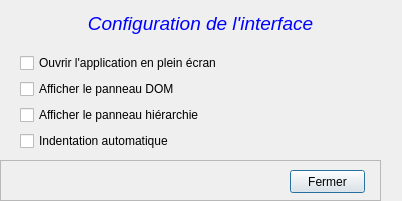
<?xml version="1.0" encoding="UTF-8"?>
<ui version="4.0">
 <class>configurationGenerale</class>
 <widget class="QDialog" name="configurationGenerale">
  <property name="geometry">
   <rect>
    <x>0</x>
    <y>0</y>
    <width>402</width>
    <height>201</height>
   </rect>
  </property>
  <property name="windowTitle">
   <string>Dialog</string>
  </property>
  <widget class="QWidget" name="verticalLayoutWidget">
   <property name="geometry">
    <rect>
     <x>0</x>
     <y>0</y>
     <width>401</width>
     <height>151</height>
    </rect>
   </property>
   <layout class="QVBoxLayout" name="verticalLayout">
    <item>
     <widget class="QLabel" name="label">
      <property name="text">
       <string>&lt;html&gt;&lt;head/&gt;&lt;body&gt;&lt;p&gt;&lt;span style=&quot; font-size:14pt; font-style:italic; color:#0000ff;&quot;&gt;Configuration de l'interface&lt;/span&gt;&lt;/p&gt;&lt;/body&gt;&lt;/html&gt;</string>
      </property>
      <property name="alignment">
       <set>Qt::AlignCenter</set>
      </property>
     </widget>
    </item>
    <item>
     <layout class="QHBoxLayout" name="horizontalLayout_2">
      <item>
       <spacer name="horizontalSpacer">
        <property name="orientation">
         <enum>Qt::Horizontal</enum>
        </property>
        <property name="sizeType">
         <enum>QSizePolicy::Fixed</enum>
        </property>
        <property name="sizeHint" stdset="0">
         <size>
          <width>20</width>
          <height>20</height>
         </size>
        </property>
       </spacer>
      </item>
      <item>
       <widget class="QCheckBox" name="optionEcran">
        <property name="text">
         <string>Ouvrir l'application en plein écran</string>
        </property>
       </widget>
      </item>
     </layout>
    </item>
    <item>
     <layout class="QHBoxLayout" name="horizontalLayout">
      <item>
       <spacer name="horizontalSpacer_2">
        <property name="orientation">
         <enum>Qt::Horizontal</enum>
        </property>
        <property name="sizeType">
         <enum>QSizePolicy::Fixed</enum>
        </property>
        <property name="sizeHint" stdset="0">
         <size>
          <width>20</width>
          <height>20</height>
         </size>
        </property>
       </spacer>
      </item>
      <item>
       <widget class="QCheckBox" name="optionDom">
        <property name="text">
         <string>Afficher le panneau DOM</string>
        </property>
       </widget>
      </item>
     </layout>
    </item>
    <item>
     <layout class="QHBoxLayout" name="horizontalLayout_3">
      <item>
       <spacer name="horizontalSpacer_3">
        <property name="orientation">
         <enum>Qt::Horizontal</enum>
        </property>
        <property name="sizeType">
         <enum>QSizePolicy::Fixed</enum>
        </property>
        <property name="sizeHint" stdset="0">
         <size>
          <width>20</width>
          <height>20</height>
         </size>
        </property>
       </spacer>
      </item>
      <item>
       <widget class="QCheckBox" name="optionHie">
        <property name="text">
         <string>Afficher le panneau hiérarchie</string>
        </property>
       </widget>
      </item>
     </layout>
    </item>
    <item>
     <layout class="QHBoxLayout" name="horizontalLayout_4">
      <item>
       <spacer name="horizontalSpacer_4">
        <property name="orientation">
         <enum>Qt::Horizontal</enum>
        </property>
        <property name="sizeType">
         <enum>QSizePolicy::Fixed</enum>
        </property>
        <property name="sizeHint" stdset="0">
         <size>
          <width>20</width>
          <height>20</height>
         </size>
        </property>
       </spacer>
      </item>
      <item>
       <widget class="QCheckBox" name="optionIndent">
        <property name="text">
         <string>Indentation automatique</string>
        </property>
       </widget>
      </item>
     </layout>
    </item>
   </layout>
  </widget>
  <widget class="QFrame" name="frame">
   <property name="geometry">
    <rect>
     <x>0</x>
     <y>160</y>
     <width>381</width>
     <height>41</height>
    </rect>
   </property>
   <property name="frameShape">
    <enum>QFrame::StyledPanel</enum>
   </property>
   <property name="frameShadow">
    <enum>QFrame::Raised</enum>
   </property>
   <widget class="QPushButton" name="pushButton">
    <property name="geometry">
     <rect>
      <x>290</x>
      <y>10</y>
      <width>75</width>
      <height>23</height>
     </rect>
    </property>
    <property name="text">
     <string>Fermer</string>
    </property>
   </widget>
  </widget>
 </widget>
 <resources/>
 <connections/>
</ui>
